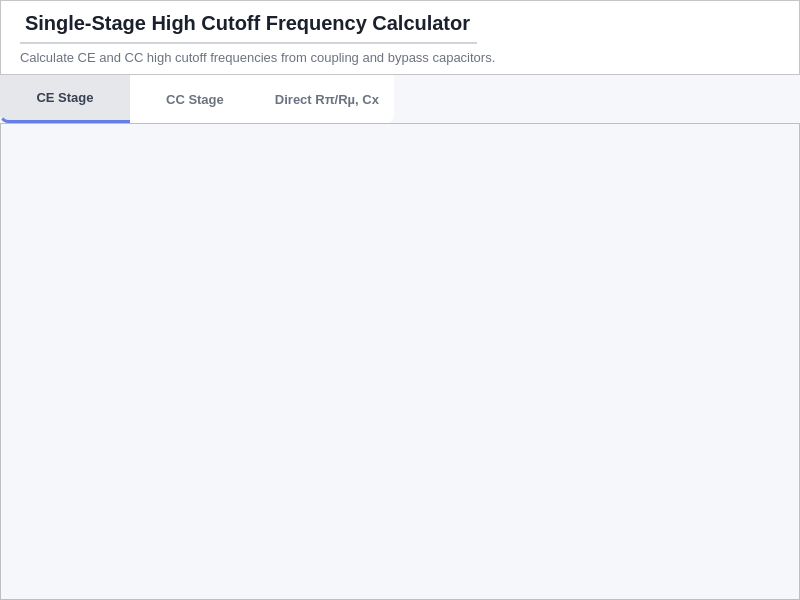
<?xml version="1.0" encoding="UTF-8"?>
<ui version="4.0">
 <class>Form</class>
 <widget class="QWidget" name="Form">
  <property name="geometry">
   <rect>
    <x>0</x>
    <y>0</y>
    <width>800</width>
    <height>600</height>
   </rect>
  </property>
  <property name="windowTitle">
   <string>Form</string>
  </property>
  <property name="styleSheet">
   <string notr="true">background-color: #f5f7fa;</string>
  </property>
  <layout class="QVBoxLayout" name="verticalLayout">
   <property name="spacing">
    <number>0</number>
   </property>
   <property name="leftMargin">
    <number>0</number>
   </property>
   <property name="topMargin">
    <number>0</number>
   </property>
   <property name="rightMargin">
    <number>0</number>
   </property>
   <property name="bottomMargin">
    <number>0</number>
   </property>
   <item>
    <widget class="QFrame" name="topBarFrame">
     <property name="sizePolicy">
      <sizepolicy hsizetype="Preferred" vsizetype="Fixed">
       <horstretch>0</horstretch>
       <verstretch>0</verstretch>
      </sizepolicy>
     </property>
     <property name="minimumSize">
      <size>
       <width>0</width>
       <height>70</height>
      </size>
     </property>
     <property name="maximumSize">
      <size>
       <width>16777215</width>
       <height>75</height>
      </size>
     </property>
     <property name="styleSheet">
      <string notr="true">background-color: white;</string>
     </property>
     <property name="frameShape">
      <enum>QFrame::Shape::StyledPanel</enum>
     </property>
     <layout class="QGridLayout" name="gridLayout_2">
      <item row="0" column="0">
       <spacer name="horizontalSpacer_4">
        <property name="orientation">
         <enum>Qt::Orientation::Horizontal</enum>
        </property>
        <property name="sizeType">
         <enum>QSizePolicy::Policy::Fixed</enum>
        </property>
        <property name="sizeHint" stdset="0">
         <size>
          <width>10</width>
          <height>20</height>
         </size>
        </property>
       </spacer>
      </item>
      <item row="0" column="1">
       <layout class="QVBoxLayout" name="verticalLayout_2">
        <property name="spacing">
         <number>20</number>
        </property>
        <property name="topMargin">
         <number>0</number>
        </property>
        <property name="bottomMargin">
         <number>0</number>
        </property>
        <item>
         <widget class="QLabel" name="labelTitle">
          <property name="sizePolicy">
           <sizepolicy hsizetype="Maximum" vsizetype="Fixed">
            <horstretch>0</horstretch>
            <verstretch>0</verstretch>
           </sizepolicy>
          </property>
          <property name="minimumSize">
           <size>
            <width>200</width>
            <height>34</height>
           </size>
          </property>
          <property name="styleSheet">
           <string notr="true">QLabel {
    font-size: 20px;
    font-weight: 900;
    color: #1a202c;
    background: transparent;

    border: none;
    border-bottom: 2px solid #d1d5db;  /* clean soft grey */
    padding-bottom: 6px;
}</string>
          </property>
          <property name="text">
           <string>Single-Stage High Cutoff Frequency Calculator</string>
          </property>
         </widget>
        </item>
        <item>
         <widget class="QLabel" name="labelSubTitle">
          <property name="minimumSize">
           <size>
            <width>0</width>
            <height>0</height>
           </size>
          </property>
          <property name="styleSheet">
           <string notr="true">QLabel {
    font-size: 13px;
    font-weight: 400;
    color: #6b7280;   /* soft grey */
    background: transparent;
}</string>
          </property>
          <property name="text">
           <string>Calculate CE and CC high cutoff frequencies from coupling and bypass capacitors.</string>
          </property>
         </widget>
        </item>
       </layout>
      </item>
      <item row="0" column="3">
       <spacer name="horizontalSpacer">
        <property name="orientation">
         <enum>Qt::Orientation::Horizontal</enum>
        </property>
        <property name="sizeType">
         <enum>QSizePolicy::Policy::MinimumExpanding</enum>
        </property>
        <property name="sizeHint" stdset="0">
         <size>
          <width>40</width>
          <height>20</height>
         </size>
        </property>
       </spacer>
      </item>
     </layout>
    </widget>
   </item>
   <item>
    <layout class="QHBoxLayout" name="horizontalLayout">
     <property name="spacing">
      <number>0</number>
     </property>
     <property name="sizeConstraint">
      <enum>QLayout::SizeConstraint::SetDefaultConstraint</enum>
     </property>
     <item>
      <widget class="QPushButton" name="buttonCE">
       <property name="minimumSize">
        <size>
         <width>130</width>
         <height>48</height>
        </size>
       </property>
       <property name="maximumSize">
        <size>
         <width>16777215</width>
         <height>16777215</height>
        </size>
       </property>
       <property name="cursor">
        <cursorShape>PointingHandCursor</cursorShape>
       </property>
       <property name="styleSheet">
        <string notr="true">QPushButton {
    background-color: #ffffff;
    border: none;
    
    /* Only the bottom-left is rounded */
    border-bottom-left-radius: 8px;
    border-top-left-radius: 0px;
    border-top-right-radius: 0px;
    border-bottom-right-radius: 0px;

    color: #6b7280;
    font-size: 13px;
    font-weight: 500;
    padding: 8px 14px;
    text-align: center;
}

/* Hover */
QPushButton:hover {
    background-color: #f9fafb;
    color: #667EEA;
}

/* While clicking */
QPushButton:pressed {
    background-color: transparent;
}

/* Selected (persistent state) */
QPushButton:checked {
    background-color: #e5e7eb;
    color: #374151;
    font-weight: 600;

    /* The blue line will now follow the bottom-left curve */
    border-bottom: 3px solid #667EEA;
}</string>
       </property>
       <property name="text">
        <string>CE Stage</string>
       </property>
       <property name="checkable">
        <bool>true</bool>
       </property>
       <property name="checked">
        <bool>true</bool>
       </property>
       <attribute name="buttonGroup">
        <string notr="true">buttonGroup</string>
       </attribute>
      </widget>
     </item>
     <item>
      <widget class="QPushButton" name="buttonCC">
       <property name="sizePolicy">
        <sizepolicy hsizetype="Minimum" vsizetype="Fixed">
         <horstretch>0</horstretch>
         <verstretch>0</verstretch>
        </sizepolicy>
       </property>
       <property name="minimumSize">
        <size>
         <width>130</width>
         <height>48</height>
        </size>
       </property>
       <property name="maximumSize">
        <size>
         <width>16777215</width>
         <height>16777215</height>
        </size>
       </property>
       <property name="cursor">
        <cursorShape>PointingHandCursor</cursorShape>
       </property>
       <property name="styleSheet">
        <string notr="true">QPushButton {
    background-color: #ffffff;
    border: none;
    
    color: #6b7280;
    font-size: 13px;
    font-weight: 500;
    padding: 8px 14px;
    text-align: center;
}

/* Hover */
QPushButton:hover {
    background-color: #f9fafb;
    color: #667EEA;
}

/* While clicking */
QPushButton:pressed {
    background-color: transparent;
}

/* Selected (persistent state) */
QPushButton:checked {
    background-color: #e5e7eb;
    color: #374151;
    font-weight: 600;
    border-bottom: 3px solid #667EEA;
}</string>
       </property>
       <property name="text">
        <string>CC Stage</string>
       </property>
       <property name="checkable">
        <bool>true</bool>
       </property>
       <property name="checked">
        <bool>false</bool>
       </property>
       <attribute name="buttonGroup">
        <string notr="true">buttonGroup</string>
       </attribute>
      </widget>
     </item>
     <item>
      <widget class="QPushButton" name="buttonDirect">
       <property name="sizePolicy">
        <sizepolicy hsizetype="Minimum" vsizetype="Fixed">
         <horstretch>0</horstretch>
         <verstretch>0</verstretch>
        </sizepolicy>
       </property>
       <property name="minimumSize">
        <size>
         <width>130</width>
         <height>48</height>
        </size>
       </property>
       <property name="maximumSize">
        <size>
         <width>16777215</width>
         <height>16777215</height>
        </size>
       </property>
       <property name="cursor">
        <cursorShape>PointingHandCursor</cursorShape>
       </property>
       <property name="styleSheet">
        <string notr="true">QPushButton {
    background-color: #ffffff;
    border: none;
    
    /* Only the bottom-right is rounded now */
    border-bottom-right-radius: 8px;
    border-bottom-left-radius: 0px;
    border-top-left-radius: 0px;
    border-top-right-radius: 0px;

    color: #6b7280;
    font-size: 13px;
    font-weight: 500;
    padding: 8px 14px;
    text-align: center;
}

/* Hover */
QPushButton:hover {
    background-color: #f9fafb;
    color: #667EEA;
}

/* While clicking */
QPushButton:pressed {
    background-color: transparent;
}

/* Selected (persistent state) */
QPushButton:checked {
    background-color: #e5e7eb;
    color: #374151;
    font-weight: 600;

    /* Re-stating the radius here ensures the blue line follows the bottom-right curve */
    border-bottom-right-radius: 8px;
    border-bottom: 3px solid #667EEA;
}</string>
       </property>
       <property name="text">
        <string>Direct Rπ/Rµ, Cx</string>
       </property>
       <property name="checkable">
        <bool>true</bool>
       </property>
       <property name="checked">
        <bool>false</bool>
       </property>
       <attribute name="buttonGroup">
        <string notr="true">buttonGroup</string>
       </attribute>
      </widget>
     </item>
     <item>
      <spacer name="horizontalSpacer_2">
       <property name="orientation">
        <enum>Qt::Orientation::Horizontal</enum>
       </property>
       <property name="sizeHint" stdset="0">
        <size>
         <width>40</width>
         <height>20</height>
        </size>
       </property>
      </spacer>
     </item>
    </layout>
   </item>
   <item>
    <widget class="QScrollArea" name="scrollArea">
     <property name="styleSheet">
      <string notr="true">QScrollArea {
    background-color: #f5f7fa;
    border: none;
}

QScrollArea &gt; QWidget &gt; QWidget {
    background-color: #f5f7fa;
}

/* ── Vertical ── */
QScrollBar:vertical {
    background: #e9ebf0;
    width: 8px;
    border-radius: 4px;
    margin: 0px;
}

QScrollBar::handle:vertical {
    background: #b0b8c8;
    border-radius: 4px;
    min-height: 30px;
}

QScrollBar::handle:vertical:hover {
    background: #8e99ad;
}

QScrollBar::add-line:vertical,
QScrollBar::sub-line:vertical {
    height: 0px;
}

QScrollBar::add-page:vertical,
QScrollBar::sub-page:vertical {
    background: none;
}

/* ── Horizontal ── */
QScrollBar:horizontal {
    background: #e9ebf0;
    height: 8px;
    border-radius: 4px;
    margin: 0px;
}

QScrollBar::handle:horizontal {
    background: #b0b8c8;
    border-radius: 4px;
    min-width: 30px;
}

QScrollBar::handle:horizontal:hover {
    background: #8e99ad;
}

QScrollBar::add-line:horizontal,
QScrollBar::sub-line:horizontal {
    width: 0px;
}

QScrollBar::add-page:horizontal,
QScrollBar::sub-page:horizontal {
    background: none;
}</string>
     </property>
     <property name="widgetResizable">
      <bool>true</bool>
     </property>
     <widget class="QWidget" name="scrollAreaWidgetContents">
      <property name="geometry">
       <rect>
        <x>0</x>
        <y>0</y>
        <width>800</width>
        <height>475</height>
       </rect>
      </property>
      <layout class="QHBoxLayout" name="horizontalLayout_2">
       <item>
        <widget class="QStackedWidget" name="stackedWidget">
         <property name="currentIndex">
          <number>3</number>
         </property>
         <widget class="QWidget" name="page0CECE"/>
         <widget class="QWidget" name="page1CCCE"/>
         <widget class="QWidget" name="page2CECC"/>
         <widget class="QWidget" name="page3BufferSolver"/>
        </widget>
       </item>
      </layout>
     </widget>
    </widget>
   </item>
  </layout>
 </widget>
 <resources/>
 <connections/>
 <buttongroups>
  <buttongroup name="buttonGroup"/>
 </buttongroups>
</ui>
